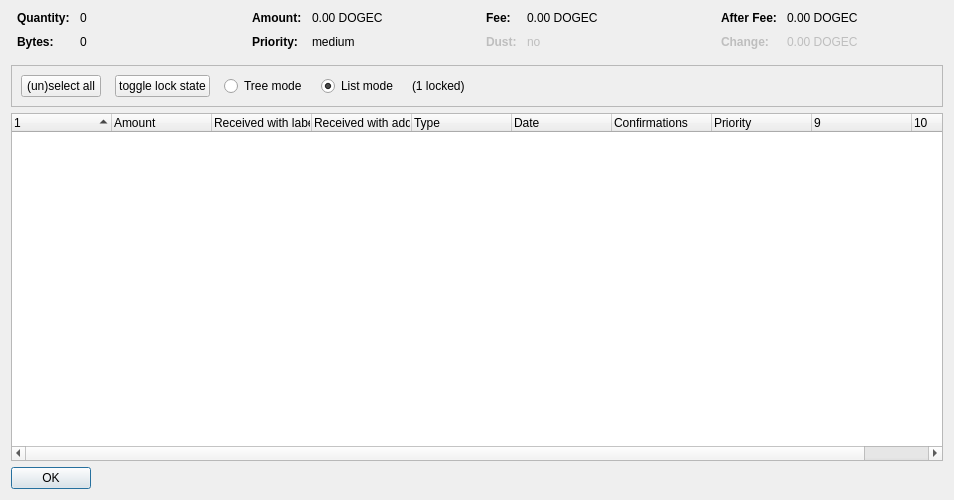
<?xml version="1.0" encoding="UTF-8"?>
<ui version="4.0">
 <class>CoinControlDialog</class>
 <widget class="QDialog" name="CoinControlDialog">
  <property name="geometry">
   <rect>
    <x>0</x>
    <y>0</y>
    <width>954</width>
    <height>500</height>
   </rect>
  </property>
  <property name="windowTitle">
   <string>Coin Selection</string>
  </property>
  <layout class="QVBoxLayout" name="verticalLayout">
   <item>
    <layout class="QHBoxLayout" name="horizontalLayoutTop" stretch="0,0,0,0">
     <property name="topMargin">
      <number>0</number>
     </property>
     <property name="bottomMargin">
      <number>10</number>
     </property>
     <item>
      <layout class="QFormLayout" name="formLayoutCoinControl1">
       <property name="horizontalSpacing">
        <number>10</number>
       </property>
       <property name="verticalSpacing">
        <number>10</number>
       </property>
       <property name="leftMargin">
        <number>6</number>
       </property>
       <property name="rightMargin">
        <number>6</number>
       </property>
       <item row="0" column="0">
        <widget class="QLabel" name="labelCoinControlQuantityText">
         <property name="font">
          <font>
           <weight>75</weight>
           <bold>true</bold>
          </font>
         </property>
         <property name="text">
          <string>Quantity:</string>
         </property>
        </widget>
       </item>
       <item row="0" column="1">
        <widget class="QLabel" name="labelCoinControlQuantity">
         <property name="cursor">
          <cursorShape>IBeamCursor</cursorShape>
         </property>
         <property name="contextMenuPolicy">
          <enum>Qt::ActionsContextMenu</enum>
         </property>
         <property name="text">
          <string notr="true">0</string>
         </property>
         <property name="textInteractionFlags">
          <set>Qt::LinksAccessibleByMouse|Qt::TextSelectableByKeyboard|Qt::TextSelectableByMouse</set>
         </property>
        </widget>
       </item>
       <item row="1" column="0">
        <widget class="QLabel" name="labelCoinControlBytesText">
         <property name="font">
          <font>
           <weight>75</weight>
           <bold>true</bold>
          </font>
         </property>
         <property name="text">
          <string>Bytes:</string>
         </property>
        </widget>
       </item>
       <item row="1" column="1">
        <widget class="QLabel" name="labelCoinControlBytes">
         <property name="cursor">
          <cursorShape>IBeamCursor</cursorShape>
         </property>
         <property name="contextMenuPolicy">
          <enum>Qt::ActionsContextMenu</enum>
         </property>
         <property name="text">
          <string notr="true">0</string>
         </property>
         <property name="textInteractionFlags">
          <set>Qt::LinksAccessibleByMouse|Qt::TextSelectableByKeyboard|Qt::TextSelectableByMouse</set>
         </property>
        </widget>
       </item>
      </layout>
     </item>
     <item>
      <layout class="QFormLayout" name="formLayoutCoinControl2">
       <property name="horizontalSpacing">
        <number>10</number>
       </property>
       <property name="verticalSpacing">
        <number>10</number>
       </property>
       <property name="leftMargin">
        <number>6</number>
       </property>
       <property name="rightMargin">
        <number>6</number>
       </property>
       <item row="0" column="0">
        <widget class="QLabel" name="labelCoinControlAmountText">
         <property name="font">
          <font>
           <weight>75</weight>
           <bold>true</bold>
          </font>
         </property>
         <property name="text">
          <string>Amount:</string>
         </property>
        </widget>
       </item>
       <item row="0" column="1">
        <widget class="QLabel" name="labelCoinControlAmount">
         <property name="cursor">
          <cursorShape>IBeamCursor</cursorShape>
         </property>
         <property name="contextMenuPolicy">
          <enum>Qt::ActionsContextMenu</enum>
         </property>
         <property name="text">
          <string notr="true">0.00 DOGEC</string>
         </property>
         <property name="textInteractionFlags">
          <set>Qt::LinksAccessibleByMouse|Qt::TextSelectableByKeyboard|Qt::TextSelectableByMouse</set>
         </property>
        </widget>
       </item>
       <item row="1" column="0">
        <widget class="QLabel" name="labelCoinControlPriorityText">
         <property name="font">
          <font>
           <weight>75</weight>
           <bold>true</bold>
          </font>
         </property>
         <property name="text">
          <string>Priority:</string>
         </property>
        </widget>
       </item>
       <item row="1" column="1">
        <widget class="QLabel" name="labelCoinControlPriority">
         <property name="cursor">
          <cursorShape>IBeamCursor</cursorShape>
         </property>
         <property name="contextMenuPolicy">
          <enum>Qt::ActionsContextMenu</enum>
         </property>
         <property name="text">
          <string>medium</string>
         </property>
         <property name="textInteractionFlags">
          <set>Qt::LinksAccessibleByMouse|Qt::TextSelectableByKeyboard|Qt::TextSelectableByMouse</set>
         </property>
        </widget>
       </item>
      </layout>
     </item>
     <item>
      <layout class="QFormLayout" name="formLayoutCoinControl3">
       <property name="horizontalSpacing">
        <number>10</number>
       </property>
       <property name="verticalSpacing">
        <number>10</number>
       </property>
       <property name="leftMargin">
        <number>6</number>
       </property>
       <property name="rightMargin">
        <number>6</number>
       </property>
       <item row="0" column="0">
        <widget class="QLabel" name="labelCoinControlFeeText">
         <property name="font">
          <font>
           <weight>75</weight>
           <bold>true</bold>
          </font>
         </property>
         <property name="text">
          <string>Fee:</string>
         </property>
        </widget>
       </item>
       <item row="0" column="1">
        <widget class="QLabel" name="labelCoinControlFee">
         <property name="cursor">
          <cursorShape>IBeamCursor</cursorShape>
         </property>
         <property name="contextMenuPolicy">
          <enum>Qt::ActionsContextMenu</enum>
         </property>
         <property name="text">
          <string notr="true">0.00 DOGEC</string>
         </property>
         <property name="textInteractionFlags">
          <set>Qt::LinksAccessibleByMouse|Qt::TextSelectableByKeyboard|Qt::TextSelectableByMouse</set>
         </property>
        </widget>
       </item>
       <item row="1" column="0">
        <widget class="QLabel" name="labelCoinControlLowOutputText">
         <property name="enabled">
          <bool>false</bool>
         </property>
         <property name="font">
          <font>
           <weight>75</weight>
           <bold>true</bold>
          </font>
         </property>
         <property name="text">
          <string>Dust:</string>
         </property>
        </widget>
       </item>
       <item row="1" column="1">
        <widget class="QLabel" name="labelCoinControlLowOutput">
         <property name="enabled">
          <bool>false</bool>
         </property>
         <property name="cursor">
          <cursorShape>IBeamCursor</cursorShape>
         </property>
         <property name="contextMenuPolicy">
          <enum>Qt::ActionsContextMenu</enum>
         </property>
         <property name="text">
          <string>no</string>
         </property>
         <property name="textInteractionFlags">
          <set>Qt::LinksAccessibleByMouse|Qt::TextSelectableByKeyboard|Qt::TextSelectableByMouse</set>
         </property>
        </widget>
       </item>
      </layout>
     </item>
     <item>
      <layout class="QFormLayout" name="formLayoutCoinControl4">
       <property name="horizontalSpacing">
        <number>10</number>
       </property>
       <property name="verticalSpacing">
        <number>10</number>
       </property>
       <property name="leftMargin">
        <number>6</number>
       </property>
       <property name="rightMargin">
        <number>6</number>
       </property>
       <item row="0" column="0">
        <widget class="QLabel" name="labelCoinControlAfterFeeText">
         <property name="font">
          <font>
           <weight>75</weight>
           <bold>true</bold>
          </font>
         </property>
         <property name="text">
          <string>After Fee:</string>
         </property>
        </widget>
       </item>
       <item row="0" column="1">
        <widget class="QLabel" name="labelCoinControlAfterFee">
         <property name="cursor">
          <cursorShape>IBeamCursor</cursorShape>
         </property>
         <property name="contextMenuPolicy">
          <enum>Qt::ActionsContextMenu</enum>
         </property>
         <property name="text">
          <string notr="true">0.00 DOGEC</string>
         </property>
         <property name="textInteractionFlags">
          <set>Qt::LinksAccessibleByMouse|Qt::TextSelectableByKeyboard|Qt::TextSelectableByMouse</set>
         </property>
        </widget>
       </item>
       <item row="1" column="0">
        <widget class="QLabel" name="labelCoinControlChangeText">
         <property name="enabled">
          <bool>false</bool>
         </property>
         <property name="font">
          <font>
           <weight>75</weight>
           <bold>true</bold>
          </font>
         </property>
         <property name="text">
          <string>Change:</string>
         </property>
        </widget>
       </item>
       <item row="1" column="1">
        <widget class="QLabel" name="labelCoinControlChange">
         <property name="enabled">
          <bool>false</bool>
         </property>
         <property name="cursor">
          <cursorShape>IBeamCursor</cursorShape>
         </property>
         <property name="contextMenuPolicy">
          <enum>Qt::ActionsContextMenu</enum>
         </property>
         <property name="text">
          <string notr="true">0.00 DOGEC</string>
         </property>
         <property name="textInteractionFlags">
          <set>Qt::LinksAccessibleByMouse|Qt::TextSelectableByKeyboard|Qt::TextSelectableByMouse</set>
         </property>
        </widget>
       </item>
      </layout>
     </item>
    </layout>
   </item>
   <item>
    <widget class="QFrame" name="frame">
     <property name="minimumSize">
      <size>
       <width>0</width>
       <height>40</height>
      </size>
     </property>
     <property name="frameShape">
      <enum>QFrame::StyledPanel</enum>
     </property>
     <property name="frameShadow">
      <enum>QFrame::Sunken</enum>
     </property>
     <layout class="QHBoxLayout" name="horizontalLayout">
      <item>
       <layout class="QHBoxLayout" name="horizontalLayoutPanel" stretch="0,0,0,0,0,0">
        <property name="spacing">
         <number>14</number>
        </property>
        <item>
         <widget class="QPushButton" name="pushButtonSelectAll">
          <property name="sizePolicy">
           <sizepolicy hsizetype="Maximum" vsizetype="Fixed">
            <horstretch>0</horstretch>
            <verstretch>0</verstretch>
           </sizepolicy>
          </property>
          <property name="text">
           <string>(un)select all</string>
          </property>
          <property name="autoDefault">
           <bool>false</bool>
          </property>
         </widget>
        </item>
        <item>
         <widget class="QPushButton" name="pushButtonToggleLock">
          <property name="sizePolicy">
           <sizepolicy hsizetype="Maximum" vsizetype="Fixed">
            <horstretch>0</horstretch>
            <verstretch>0</verstretch>
           </sizepolicy>
          </property>
          <property name="text">
           <string>toggle lock state</string>
          </property>
          <property name="autoDefault">
           <bool>false</bool>
          </property>
         </widget>
        </item>
        <item>
         <widget class="QRadioButton" name="radioTreeMode">
          <property name="sizePolicy">
           <sizepolicy hsizetype="Maximum" vsizetype="Fixed">
            <horstretch>0</horstretch>
            <verstretch>0</verstretch>
           </sizepolicy>
          </property>
          <property name="text">
           <string>Tree mode</string>
          </property>
         </widget>
        </item>
        <item>
         <widget class="QRadioButton" name="radioListMode">
          <property name="sizePolicy">
           <sizepolicy hsizetype="Maximum" vsizetype="Fixed">
            <horstretch>0</horstretch>
            <verstretch>0</verstretch>
           </sizepolicy>
          </property>
          <property name="text">
           <string>List mode</string>
          </property>
          <property name="checked">
           <bool>true</bool>
          </property>
         </widget>
        </item>
        <item>
         <widget class="QLabel" name="labelLocked">
          <property name="text">
           <string>(1 locked)</string>
          </property>
         </widget>
        </item>
        <item>
         <spacer name="horizontalSpacer">
          <property name="orientation">
           <enum>Qt::Horizontal</enum>
          </property>
          <property name="sizeHint" stdset="0">
           <size>
            <width>40</width>
            <height>20</height>
           </size>
          </property>
         </spacer>
        </item>
       </layout>
      </item>
     </layout>
    </widget>
   </item>
   <item>
    <widget class="CoinControlTreeWidget" name="treeWidget">
     <property name="contextMenuPolicy">
      <enum>Qt::CustomContextMenu</enum>
     </property>
     <property name="sortingEnabled">
      <bool>false</bool>
     </property>
     <property name="columnCount">
      <number>10</number>
     </property>
     <attribute name="headerShowSortIndicator" stdset="0">
      <bool>true</bool>
     </attribute>
     <attribute name="headerStretchLastSection">
      <bool>false</bool>
     </attribute>
     <column>
      <property name="text">
       <string/>
      </property>
     </column>
     <column>
      <property name="text">
       <string>Amount</string>
      </property>
     </column>
     <column>
      <property name="text">
       <string>Received with label</string>
      </property>
     </column>
     <column>
      <property name="text">
       <string>Received with address</string>
      </property>
     </column>
     <column>
      <property name="text">
       <string>Type</string>
      </property>
     </column>
     <column>
      <property name="text">
       <string>Date</string>
      </property>
     </column>
     <column>
      <property name="text">
       <string>Confirmations</string>
      </property>
      <property name="toolTip">
       <string>Confirmed</string>
      </property>
     </column>
     <column>
      <property name="text">
       <string>Priority</string>
      </property>
     </column>
     <column>
      <property name="text">
       <string/>
      </property>
     </column>
     <column>
      <property name="text">
       <string/>
      </property>
     </column>
    </widget>
   </item>
   <item>
    <widget class="QDialogButtonBox" name="buttonBox">
     <property name="sizePolicy">
      <sizepolicy hsizetype="Maximum" vsizetype="Fixed">
       <horstretch>0</horstretch>
       <verstretch>0</verstretch>
      </sizepolicy>
     </property>
     <property name="orientation">
      <enum>Qt::Horizontal</enum>
     </property>
     <property name="standardButtons">
      <set>QDialogButtonBox::Ok</set>
     </property>
    </widget>
   </item>
  </layout>
 </widget>
 <customwidgets>
  <customwidget>
   <class>CoinControlTreeWidget</class>
   <extends>QTreeWidget</extends>
   <header>coincontroltreewidget.h</header>
  </customwidget>
 </customwidgets>
 <resources/>
 <connections/>
</ui>
